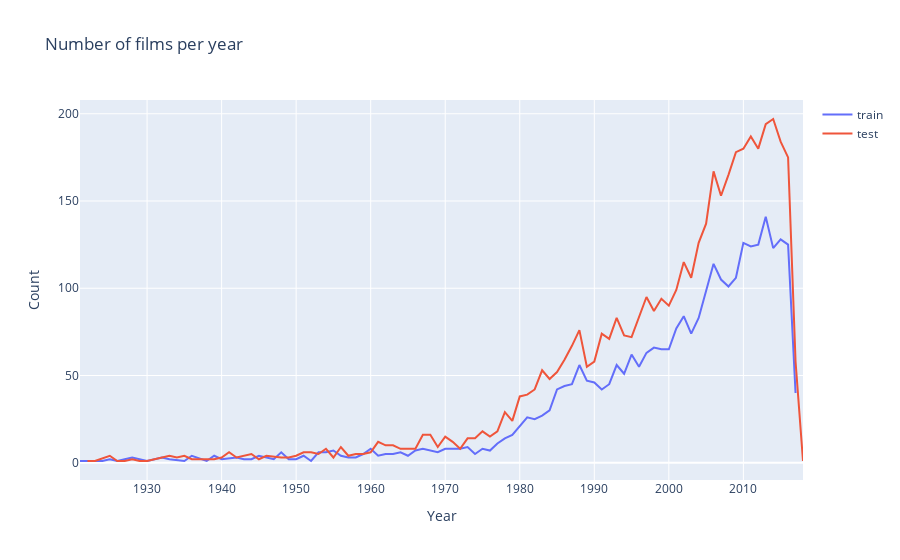

Notebook source saved alongside this figure:
### Code cell
d1 = train['release_date_year'].value_counts().sort_index()
d2 = test['release_date_year'].value_counts().sort_index()

data = [go.Scatter(x=d1.index, y=d1.values, name='train'), go.Scatter(x=d2.index, y=d2.values, name='test')]
layout = go.Layout(dict(title = "Number of films per year",
                   xaxis = dict(title = 'Year'),
                   yaxis = dict(title = 'Count')),legend=dict(orientation="v"))

py.iplot(dict(data=data, layout=layout))

### Figure 1 — Plotly figure (JSON) as saved in the notebook; plotly's stock layout.template omitted (floating-point values rounded to 4 significant figures)
{"data": [{"name": "train", "type": "scatter", "x": [1921, 1924, 1925, 1926, 1927, 1928, 1930, 1931, 1932, 1933, 1935, 1936, 1938, 1939, 1940, 1942, 1943, 1944, 1945, 1947, 1948, 1949, 1950, 1951, 1952, 1953, 1954, 1955, 1956, 1957, 1958, 1959, 1960, 1961, 1962, 1963, 1964, 1965, 1966, 1967, 1968, 1969, 1970, 1971, 1972, 1973, 1974, 1975, 1976, 1977, 1978, 1979, 1980, 1981, 1982, 1983, 1984, 1985, 1986, 1987, 1988, 1989, 1990, 1991, 1992, 1993, 1994, 1995, 1996, 1997, 1998, 1999, 2000, 2001, 2002, 2003, 2004, 2005, 2006, 2007, 2008, 2009, 2010, 2011, 2012, 2013, 2014, 2015, 2016, 2017], "y": [1, 1, 2, 1, 2, 3, 1, 2, 3, 2, 1, 4, 1, 4, 2, 3, 2, 2, 4, 2, 6, 2, 2, 4, 1, 6, 6, 7, 4, 3, 3, 5, 8, 4, 5, 5, 6, 4, 7, 8, 7, 6, 8, 8, 8, 9, 5, 8, 7, 11, 14, 16, 21, 26, 25, 27, 30, 42, 44, 45, 56, 47, 46, 42, 45, 56, 51, 62, 55, 63, 66, 65, 65, 77, 84, 74, 83, 99, 114, 105, 101, 106, 126, 124, 125, 141, 123, 128, 125, 40]}, {"name": "test", "type": "scatter", "x": [1922, 1923, 1925, 1926, 1927, 1928, 1929, 1930, 1931, 1933, 1934, 1935, 1936, 1937, 1938, 1939, 1940, 1941, 1942, 1944, 1945, 1946, 1948, 1949, 1950, 1951, 1952, 1953, 1954, 1955, 1956, 1957, 1958, 1959, 1960, 1961, 1962, 1963, 1964, 1965, 1966, 1967, 1968, 1969, 1970, 1971, 1972, 1973, 1974, 1975, 1976, 1977, 1978, 1979, 1980, 1981, 1982, 1983, 1984, 1985, 1986, 1987, 1988, 1989, 1990, 1991, 1992, 1993, 1994, 1995, 1996, 1997, 1998, 1999, 2000, 2001, 2002, 2003, 2004, 2005, 2006, 2007, 2008, 2009, 2010, 2011, 2012, 2013, 2014, 2015, 2016, 2017, 2018], "y": [1, 1, 4, 1, 1, 2, 1, 1, 2, 4, 3, 4, 2, 2, 2, 2, 3, 6, 3, 5, 2, 4, 3, 3, 4, 6, 6, 5, 8, 3, 9, 4, 5, 5, 6, 12, 10, 10, 8, 8, 8, 16, 16, 9, 15, 12, 8, 14, 14, 18, 15, 18, 29, 24, 38, 39, 42, 53, 48, 52, 59, 67, 76, 55, 58, 74, 71, 83, 73, 72, 83, 95, 87, 94, 90, 99, 115, 106, 126, 137, 167, 153, 165, 178, 180, 187, 180, 194, 197, 184, 175, 58, 1]}], "layout": {"legend": {"orientation": "v"}, "title": {"text": "Number of films per year"}, "xaxis": {"title": {"text": "Year"}}, "yaxis": {"title": {"text": "Count"}}}}
